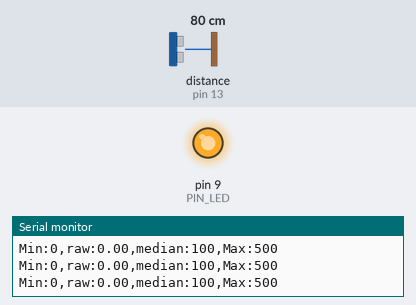
The sketch below on a simulated Arduino Uno, built with avr-gcc and run on an emulated ATmega328P. Shown: output pins drawn as LEDs (lit = HIGH), the last lines printed to the serial monitor. Wiring (inferred from the names in the program): ultrasonic range finder: trigger pin 12; echo pin 13. The test bench sets the inputs (shaded band); at power-on: distance to the obstacle (sensor on pin 13) 80 cm. The echo pulse lasts 58.3 µs per cm; pins used as bus, display or sensor lines are not drawn.

Above: at 1.2 s.
1.3 s: distance to the obstacle (sensor on pin 13) set to 18 cm
At 1.6 s:
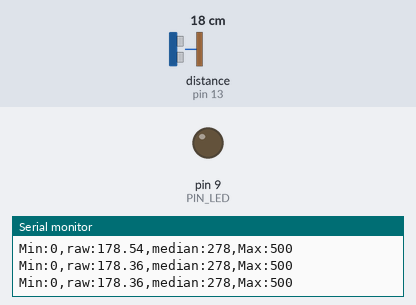
2.8 s: distance to the obstacle (sensor on pin 13) set to 2 cm
At 3.9 s:
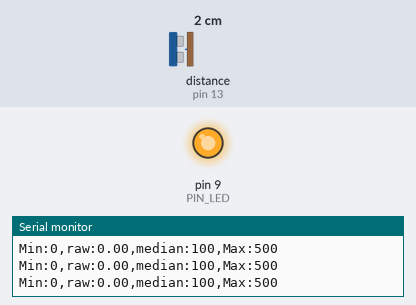
Timing chart, 0 to 5.8 s (numbered marks = the images above; inputs shaded):
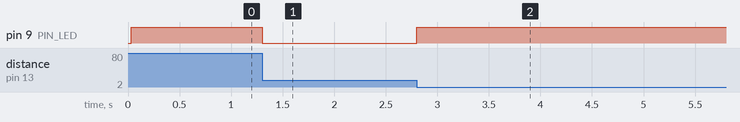

Measured:
- after the input at 1.3 s, pin 9 (PIN_LED): HIGH → LOW at once
- after the input at 2.8 s, pin 9 (PIN_LED): LOW → HIGH at once

The sketch:

09_example_1_median.ino
```cpp
// Arduino pin assignmen
#define PIN_LED 9
#define PIN_TRIG 12
#define PIN_ECHO 13

// configurable parameters
#define SND_VEL 346.0 // sound velocity at 24 celsius degree (unit: m/s)
#define INTERVAL 25 // sampling interval (unit: ms)
#define _DIST_MIN 100 // minimum distance to be measured (unit: mm)
#define _DIST_MAX 300 // maximum distance to be measured (unit: mm)

// global variables
float timeout; // unit: us
float dist_min, dist_max, dist_raw, dist_median; // unit: mm
const int n = 3;
int readindex;
unsigned long last_sampling_time; // unit: ms
float scale; // used for pulse duration to distance conversion
float arr[n]; //used to store n samples recently.

void setup() {
// initialize GPIO pins
  pinMode(PIN_LED,OUTPUT);
  pinMode(PIN_TRIG,OUTPUT);
  digitalWrite(PIN_TRIG, LOW);
  pinMode(PIN_ECHO,INPUT);

// initialize USS related variables
  dist_min = _DIST_MIN;
  dist_max = _DIST_MAX;
  timeout = (INTERVAL / 2) * 1000.0; // precalculate pulseIn() timeout value. (unit: us)
  dist_raw = 0.0; // raw distance output from USS (unit: mm)
  scale = 0.001 * 0.5 * SND_VEL;

 //initialize variables
  dist_median = 0.0;
  readindex = 0;

// initialize serial port
  Serial.begin(57600);

// initialize last sampling time
  last_sampling_time = 0;

//initialize arr[]
  for(int i=0; i<n; i++){
    arr[i] = 0;
  }
}

void loop(){
// wait until next sampling time.
// millis() returns the number of milliseconds since the program started. Will overflow after 50 days.
  if(millis() < last_sampling_time + INTERVAL) return;

// get a distance reading from the USS
  dist_raw = USS_measure(PIN_TRIG,PIN_ECHO);

// save dist_raw in the array
  arr[readindex] = dist_raw;

 // update readindex
  readindex = readindex +1;

  if(readindex >= n){
    readindex = 0;

    for (int i=0; i<n; i++){ //sort
      for (int j=0; j<n-i-1; j++){
        if(arr[i] > arr[i+1]){
        float temp = arr[i];
        arr[i] = arr[i+1];
        arr[i+1] = temp;
        }
      }
    }

    if(n%2 == 1){// return the median value
      int i = n/2;
      dist_median = arr[i];
    }
    else{
      int i = n/2;
      dist_median = (arr[i-1]+ arr[i])/2;
    }
  }

// output the read value to the serial port
  Serial.print("Min:0,");
  Serial.print("raw:");
  Serial.print(dist_raw);
  Serial.print(",");
  Serial.print("median:");
  Serial.print(map(dist_median,0,400,100,500));
  Serial.print(",");
  Serial.println("Max:500");

// turn on the LED if the distance is between dist_min and dist_max
  if(dist_raw < dist_min || dist_raw > dist_max) {
    analogWrite(PIN_LED, 255);
  }
  else {
    analogWrite(PIN_LED, 0);
  }

// update last sampling time
  last_sampling_time += INTERVAL;

}

// get a distance reading from USS. return value is in millimeter.
float USS_measure(int TRIG, int ECHO)
{
  float reading;
  digitalWrite(TRIG, HIGH);
  delayMicroseconds(10);
  digitalWrite(TRIG, LOW);
  reading = pulseIn(ECHO, HIGH, timeout) * scale; // unit: mm
  if(reading < dist_min || reading > dist_max) reading = 0.0; // return 0 when out of range.
  return reading;
}
```
